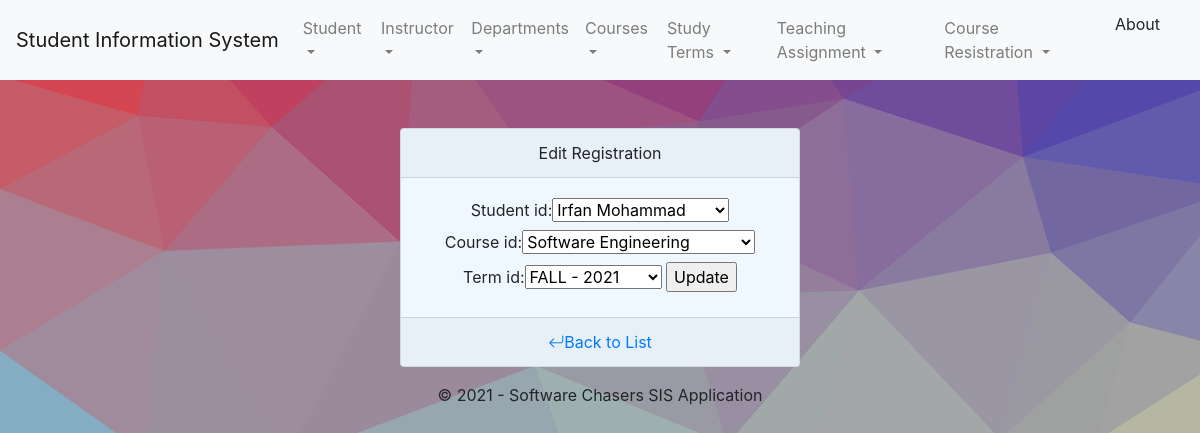
/registration/edit/1, run on the app's committed database.
### sisapp/models.py (models this page shows, shortened)
class Student(models.Model):
    student_id = models.IntegerField(primary_key=True)
    student_first_name = models.CharField(max_length=32)
    student_last_name = models.CharField(max_length=32)
    student_email = models.EmailField()
    student_phone = models.CharField(max_length=32)
    student_address = models.TextField()
    def __str__(self):
        return self.student_first_name + " " + self.student_last_name

class Registration(models.Model):
    student_id = models.ForeignKey(Student, on_delete=models.CASCADE)
    course_id = models.ForeignKey(Course, on_delete=models.CASCADE)
    term_id = models.ForeignKey(StudyTerm, on_delete=models.CASCADE)

### sisapp/Views/registrationViews.py (the view)
class RegistrationUpdateView(UpdateView):
    model = Registration
    fields = ['student_id',
              'course_id',
              'term_id']
    success_url = '/registration/list'

### sisapp/models.py (called while the page is built)
    def __str__(self):
        return "{} - {}".format(self.term_season, self.term_year)

    def __str__(self):
        return self.course_name

### templates/registration/registration_edit.html (shortened to what this page needs)
{% extends 'base.html' %}
{% load bootstrap %}
{% block body_block %}
   <br/><br/>
<center >
<div class="card text-center" style="width: 400px;background-color: aliceblue">
    <div class="card-header">
        Edit Registration
    </div>
    <div class="card-body">
      <div class="col d-flex justify-content-center">
        <form method="POST" enctype="multipart/form-data">
             {{ form | bootstrap }}
            <input class="button-sm" type="submit" value="Update">
        </form>
        </div>
    </div>
  <div class="card-footer text-muted">
        <a class="bi bi-arrow-return-left" href="{% url 'sisapp:registration_list' %}">Back to List</a>
  </div>
</div>
</center>
{% endblock %}

### templates/base.html (style rules this page uses)
body { min-height: 80vh; height: auto !important; height: 100%; margin: 0 auto -60px; }

### data on the page
Student: student_id "Irfan Mohammad"
Registration: course_id "Software Engineering", term_id "FALL - 2021"
